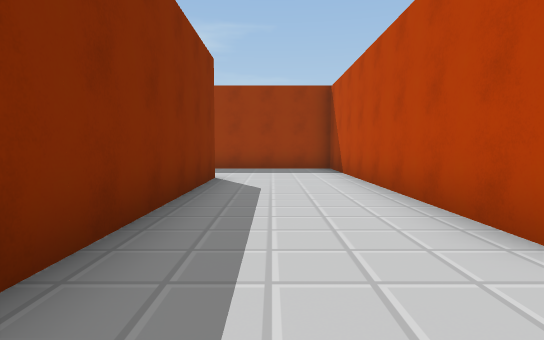
[1] (above)

23 first-person views from a walk through a scene from a Unity 3-D project. The camera is 1.3 m above the floor, tilts 4° down and sees 80° across. The floor is counted in squares, 2 m on a side. Each view is taken from the middle of a square. On the plan, view 1 faces up. The plan holds only what a view shows up to about 10 squares ahead; the rest is blank. The place goes on beyond the plan. The player character is not drawn.

[2]
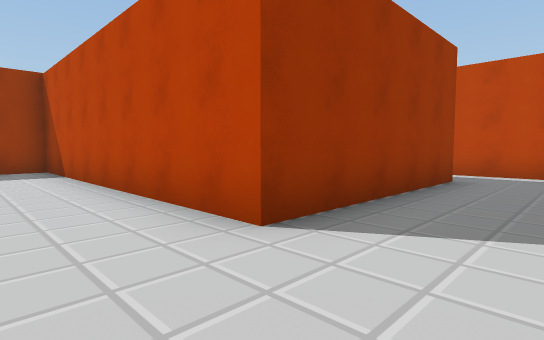

[3]
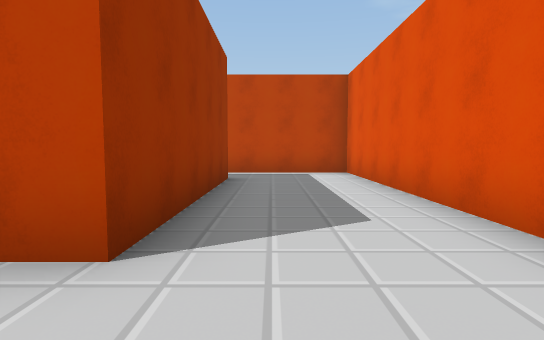

[4]
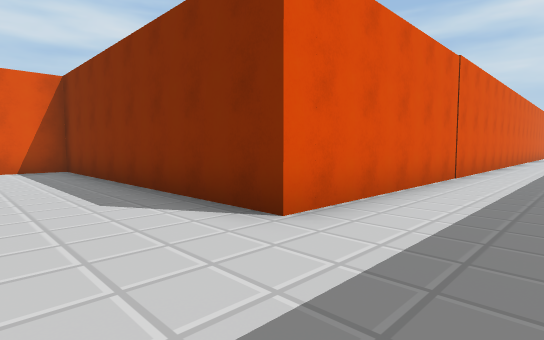

[5]
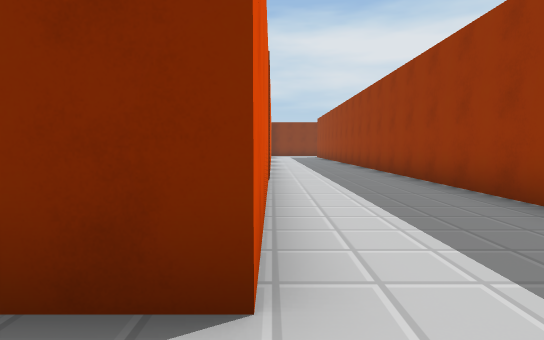

[6]
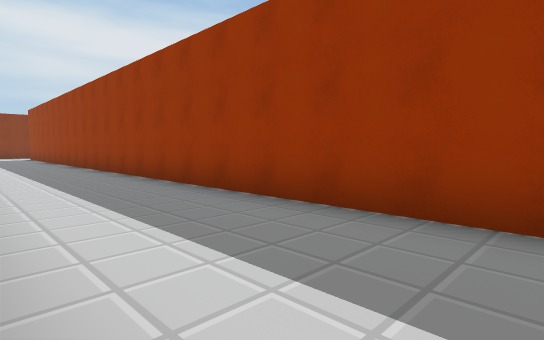

[7]
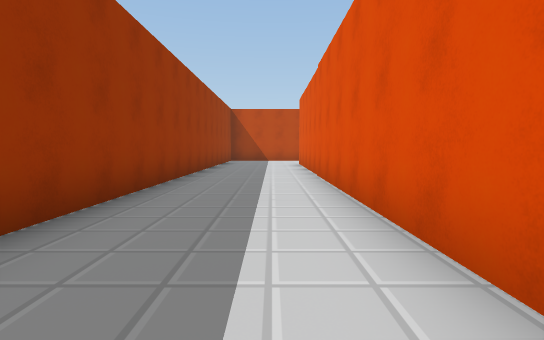

[8]
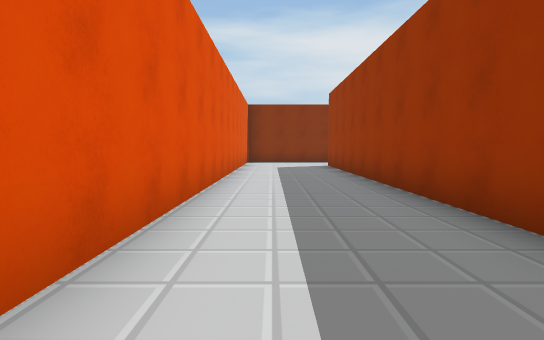

[9]
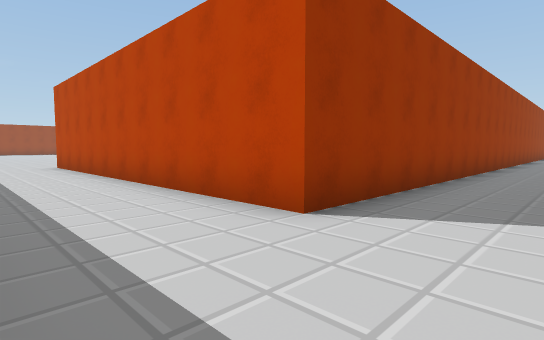

[10]
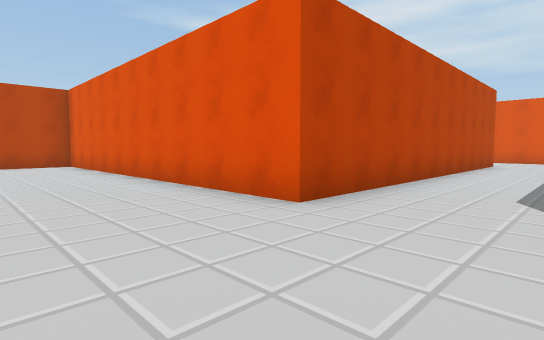

[11]
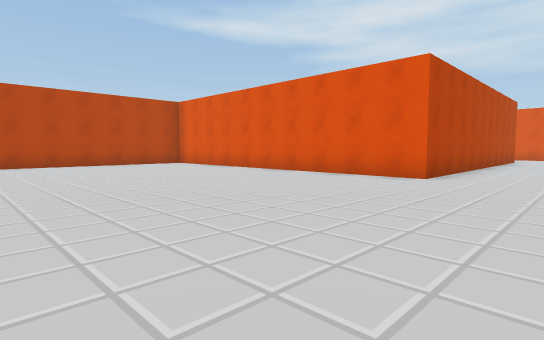

[12]
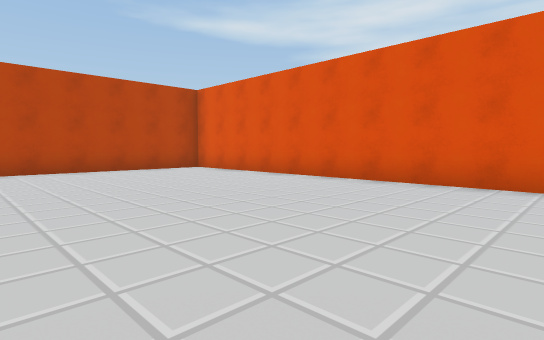

[13]
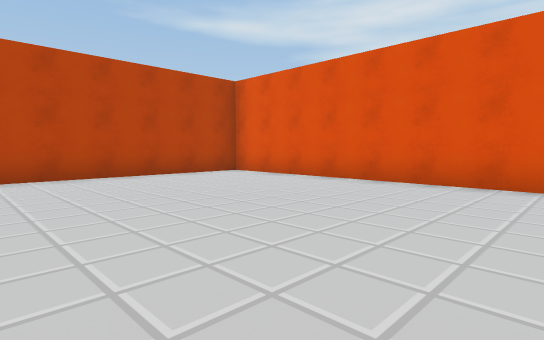

[14]
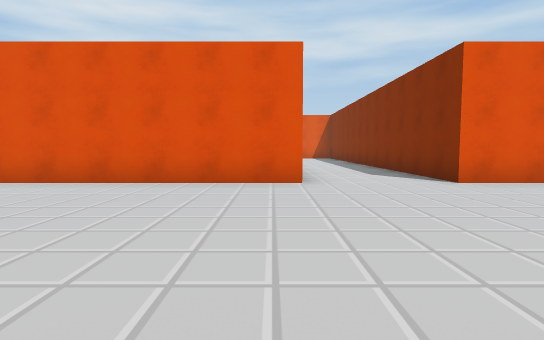

[15]
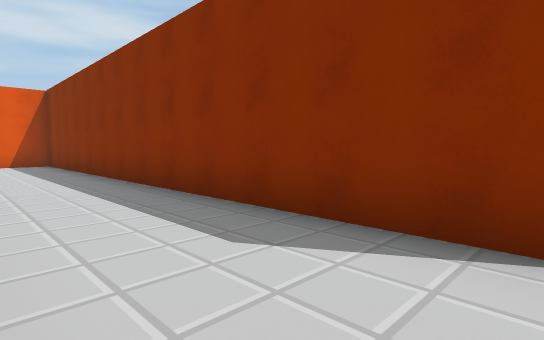

[16]
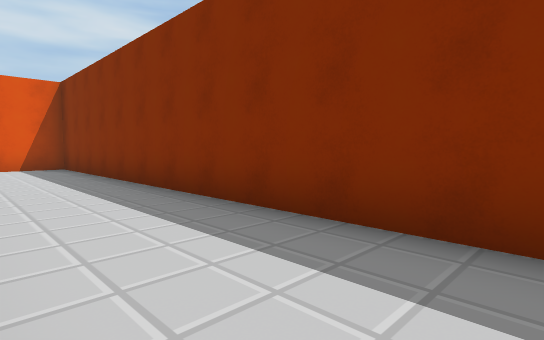

[17]
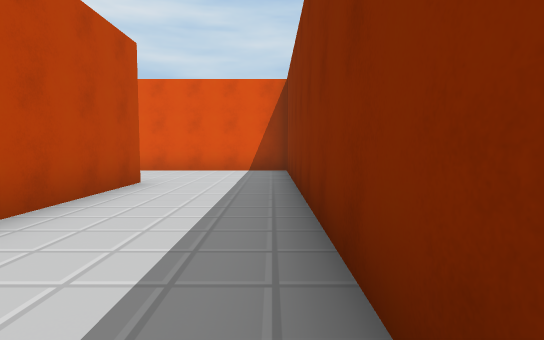

[18]
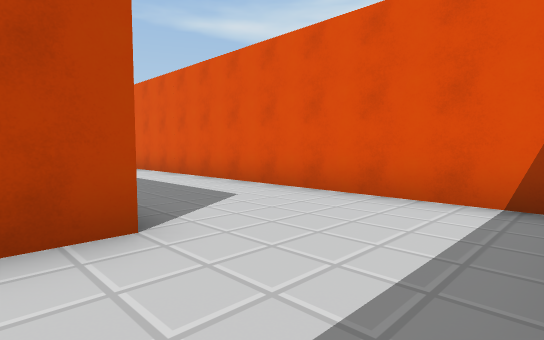

[19]
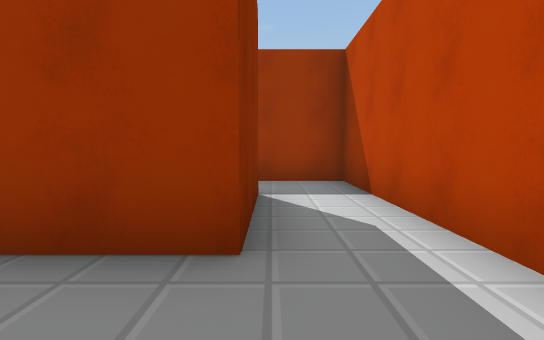

[20]
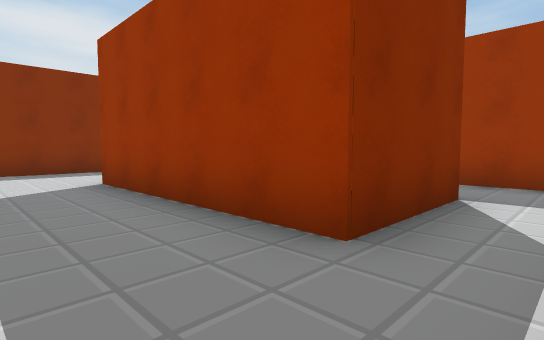

[21]
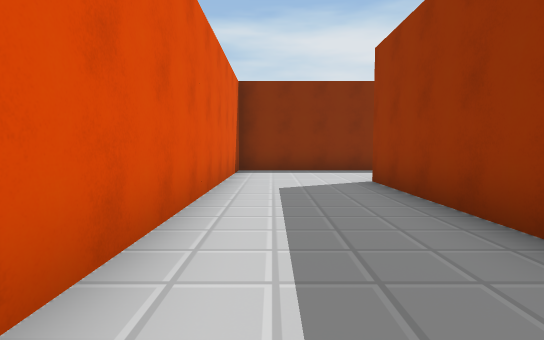

[22]
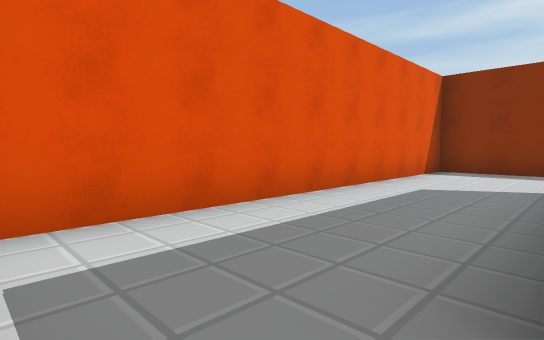

[23]
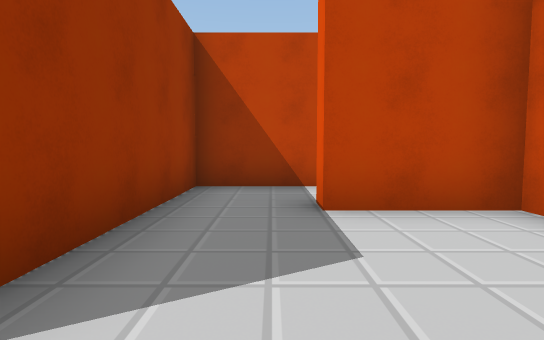

### Floor plan
Points are (right, up) in squares from view 1. A wall is a line through its corners. A room is listed if a view was taken in it or the views show most of it. See-through windows are left out.
Room 1 (views 1, 2, 3, 4, 5, 6, 7, 8, 9, 10, 11, 12, 13, 14, 15, 16, 17, 18, 19, 20, 21, 22)
walls: (-25.5, 20.1) (-24.4, 20.1) (-24.4, 6.9) (-1.2, 6.9) (-1.2, -0.9) (8.4, -0.9) (8.4, 6.3) (7.4, 6.3); (6.8, 4.5) (6.8, 1.9) (1.8, 1.9) (1.8, 10) (-21.6, 10) (-21.6, 20.1) (-11.6, 20.1) (-11.6, 26)
ways out: opening at (7, 5) to room 2
Room 2 (view 23)
walls: (6.3, 2.4) (6.3, 4.5) (6.8, 4.5); (7.4, 6.3) (4.4, 6.3)
ways out: opening at (7, 5) to room 1

Where each view was taken, in squares from view 1:
view 1: 0 up, 0 right, facing up
view 2: 0 up, 0 right, facing up-right
view 3: 1 up, 0 right, facing right
view 4: 9 up, 1 right, facing down-left
view 5: 7 up, 0 right, facing left
view 6: 7 up, 1 left, facing up-left
view 7: 8 up, 14 left, facing right
view 8: 8 up, 10 left, facing left
view 9: 8 up, 24 left, facing up-right
view 10: 23 up, 24 left, facing down-right
view 11: 27 up, 24 left, facing down-right
view 12: 26 up, 21 left, facing down-right
view 13: 26 up, 19 left, facing down-right
view 14: 26 up, 21 left, facing down
view 15: 20 up, 22 left, facing down-left
view 16: 18 up, 22 left, facing down-left
view 17: 16 up, 24 left, facing down
view 18: 11 up, 24 left, facing down-right
view 19: 0 up, 7 right, facing up
view 20: 0 up, 8 right, facing up-left
view 21: 0 up, 8 right, facing left
view 22: 2 up, 8 right, facing down-left
view 23: 5 up, 3 right, facing right
